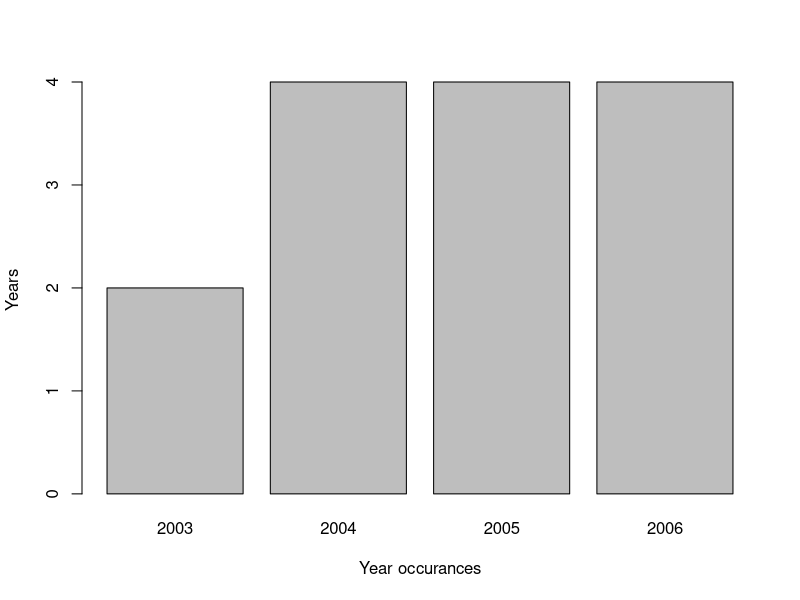
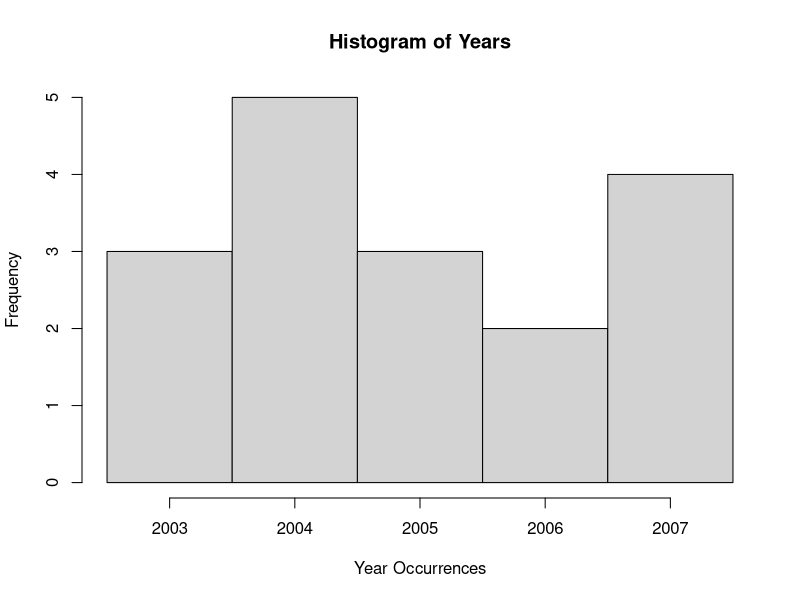

Write the R code that produced these figures, in order.
#using plot and hist
years = factor(c(2004,2006,2005,2004,2004,2006,2005,2003,2005,2006,2003,2005,2006,2004))

plot(years,
     xlab="Year occurances",
     ylab ="Years")
years_table = table(years)
years_table

year_data = c(2003,2003,2003,2004,2004,2004,2004,2004,2005,2005,2005,2006,2006,2007,2007,2007,2007)

hist(year_data,
     xlab = "Year Occurrences",
     ylab = "Frequency",
     main = "Histogram of Years",
     breaks = c(2002.5, 2003.5, 2004.5, 2005.5, 2006.5, 2007.5))

#Sepal.Length iris dataset 
classification = c()

for (i in 1:nrow(iris)) {
  if (iris$Sepal.Length[i] > 5) {
    classification[i] = "greater than 5"
  } else {
    classification[i] = "lesser than 5"
  }
}
data.frame(Sepal.Length = iris$Sepal.Length, Classification = classification)
